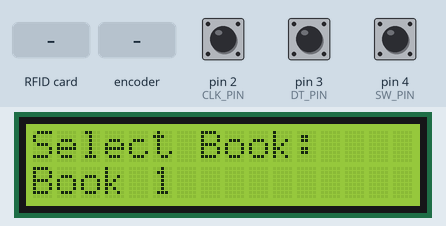
A sketch run on a simulated Arduino Uno, built with avr-gcc and run on an emulated ATmega328P. Parts: 16×2 character LCD. Inputs (shaded band) come from the test bench; at power-on: pin 4 (SW_PIN) HIGH, pin 2 (CLK_PIN) HIGH, pin 3 (DT_PIN) HIGH. What the sketch prints to the serial monitor is not drawn.

Above: at 1.3 s.
1.4 s: pin 4 (SW_PIN) pulled LOW for 0.15 s
At 3.6 s:
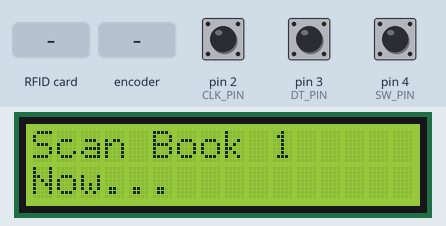
3.9 s: RFID card 00 AD A9 2B held to the reader
At 5.4 s:
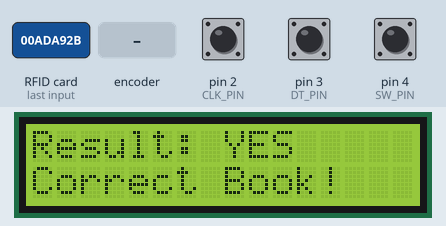
6.9 s: rotary encoder on pin 2 (CLK_PIN) / pin 3 (DT_PIN) turned 3 steps (first pin leading)
At 8.1 s:
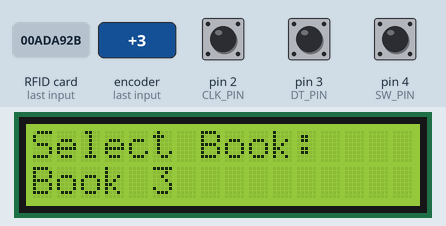
9.0 s: pin 4 (SW_PIN) pulled LOW for 1 s
At 9.4 s:
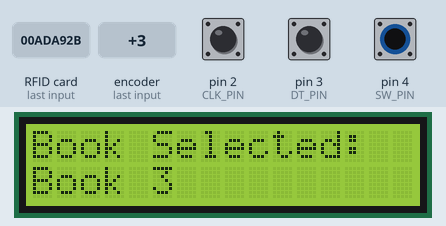
11.5 s: RFID card 30 E7 A8 2B held to the reader
At 12.2 s:
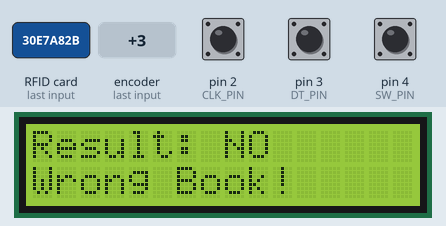
14.5 s: rotary encoder on pin 2 (CLK_PIN) / pin 3 (DT_PIN) turned 2 steps (second pin leading)
At 15.8 s:
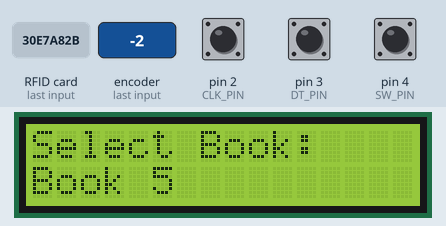
Timing chart, 0 to 17.4 s (numbered marks = the images above; inputs shaded):
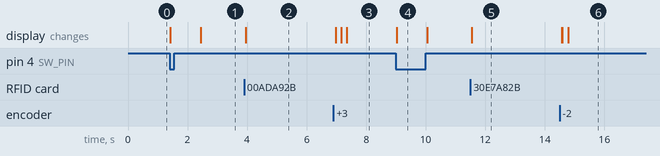

The sketch:

book_select.ino
```cpp
//Arduino Code - RFID Book Selector with Rotary Encoder and LCD

#include <SPI.h>
#include <MFRC522.h>
#include <Wire.h>
#include <LiquidCrystal_I2C.h>

// RFID Pins
#define SS_PIN 10
#define RST_PIN 7

// Rotary Encoder Pins
#define CLK_PIN 2
#define DT_PIN 3
#define SW_PIN 4

// RFID Instance
MFRC522 rfid(SS_PIN, RST_PIN);

// LCD Instance (Address 0x27 for 16x2 display, change to 0x3F if needed)
LiquidCrystal_I2C lcd(0x27, 16, 2);

// Define the RFID tags for each book
byte book1[] = {0x00, 0xAD, 0xA9, 0x2B};
byte book2[] = {0x30, 0xE7, 0xA8, 0x2B};
byte book3[] = {0xA0, 0x9D, 0xB5, 0x2B};
byte book4[] = {0x10, 0x2C, 0xAC, 0x2B};
byte book5[] = {0x90, 0xFA, 0xBA, 0x2B};
byte book6[] = {0xC9, 0x7D, 0x6A, 0x05};

// Rotary encoder variables
int currentStateCLK;
int lastStateCLK;
int selectedBook = 1; // Currently selected book (1-6)
int lockedBook = 0;   // Locked book selection (0 = not locked)
bool bookLocked = false;

// Button debounce variables
unsigned long lastButtonPress = 0;
const unsigned long debounceDelay = 200;

void setup() {
  Serial.begin(9600);

  // Initialize SPI and RFID
  SPI.begin();
  rfid.PCD_Init();

  // Initialize LCD
  lcd.init();
  lcd.backlight();

  // Initialize Rotary Encoder
  pinMode(CLK_PIN, INPUT);
  pinMode(DT_PIN, INPUT);
  pinMode(SW_PIN, INPUT_PULLUP);

  // Read the initial state of CLK
  lastStateCLK = digitalRead(CLK_PIN);

  // Display initial message
  lcd.setCursor(0, 0);
  lcd.print("Select Book:");
  lcd.setCursor(0, 1);
  lcd.print("Book ");
  lcd.print(selectedBook);

  Serial.println("RFID Book Scanner Ready!");
  Serial.println("Use rotary encoder to select a book, press button to lock.");
}

void loop() {
  // Check if book is not locked - allow selection
  if (!bookLocked) {
    handleRotaryEncoder();
    handleButtonPress();
  }
  // If book is locked - check for RFID scan
  else {
    checkRFID();
  }
}

void handleRotaryEncoder() {
  // Read the current state of CLK
  currentStateCLK = digitalRead(CLK_PIN);

  // If the state of CLK has changed
  if (currentStateCLK != lastStateCLK && currentStateCLK == 1) {
    // If DT state is different from CLK state - rotating clockwise
    if (digitalRead(DT_PIN) != currentStateCLK) {
      selectedBook++;
      if (selectedBook > 6) {
        selectedBook = 1; // Wrap around to 1
      }
    } else {
      // Rotating counter-clockwise
      selectedBook--;
      if (selectedBook < 1) {
        selectedBook = 6; // Wrap around to 6
      }
    }

    // Update LCD
    updateLCD();

    Serial.print("Selected Book: ");
    Serial.println(selectedBook);
  }

  // Save the last CLK state
  lastStateCLK = currentStateCLK;
}

void handleButtonPress() {
  // Read button state (active LOW with pull-up)
  int buttonState = digitalRead(SW_PIN);

  // Check if button is pressed and debounce
  if (buttonState == LOW && (millis() - lastButtonPress > debounceDelay)) {
    lastButtonPress = millis();

    // Lock the book selection
    lockedBook = selectedBook;
    bookLocked = true;

    // Update LCD
    lcd.clear();
    lcd.setCursor(0, 0);
    lcd.print("Book Selected:");
    lcd.setCursor(0, 1);
    lcd.print("Book ");
    lcd.print(lockedBook);

    Serial.print("Book Selected: Book ");
    Serial.println(lockedBook);
    Serial.println("Now scan the book...");

    delay(1000);

    // Display scanning message
    lcd.clear();
    lcd.setCursor(0, 0);
    lcd.print("Scan Book ");
    lcd.print(lockedBook);
    lcd.setCursor(0, 1);
    lcd.print("Now...");
  }
}

void checkRFID() {
  // Check for new card
  if (!rfid.PICC_IsNewCardPresent())
    return;

  // Verify if the card can be read
  if (!rfid.PICC_ReadCardSerial())
    return;

  Serial.print(F("RFID Tag UID:"));
  printHex(rfid.uid.uidByte, rfid.uid.size);
  Serial.println("");

  // Check if scanned book matches the selected book
  bool isCorrectBook = false;

  switch (lockedBook) {
    case 1:
      isCorrectBook = compareUID(rfid.uid.uidByte, book1, rfid.uid.size);
      break;
    case 2:
      isCorrectBook = compareUID(rfid.uid.uidByte, book2, rfid.uid.size);
      break;
    case 3:
      isCorrectBook = compareUID(rfid.uid.uidByte, book3, rfid.uid.size);
      break;
    case 4:
      isCorrectBook = compareUID(rfid.uid.uidByte, book4, rfid.uid.size);
      break;
    case 5:
      isCorrectBook = compareUID(rfid.uid.uidByte, book5, rfid.uid.size);
      break;
    case 6:
      isCorrectBook = compareUID(rfid.uid.uidByte, book6, rfid.uid.size);
      break;
  }

  // Display result
  lcd.clear();
  if (isCorrectBook) {
    lcd.setCursor(0, 0);
    lcd.print("Result: YES");
    lcd.setCursor(0, 1);
    lcd.print("Correct Book!");
    Serial.println("YES - Correct Book!");
  } else {
    lcd.setCursor(0, 0);
    lcd.print("Result: NO");
    lcd.setCursor(0, 1);
    lcd.print("Wrong Book!");
    Serial.println("NO - Wrong Book!");
  }

  delay(3000);

  // Reset for next selection
  bookLocked = false;
  lockedBook = 0;
  selectedBook = 1;

  lcd.clear();
  lcd.setCursor(0, 0);
  lcd.print("Select Book:");
  lcd.setCursor(0, 1);
  lcd.print("Book ");
  lcd.print(selectedBook);

  Serial.println("----------------------------");
  Serial.println("Select next book...");

  rfid.PICC_HaltA();
}

void updateLCD() {
  lcd.setCursor(0, 1);
  lcd.print("Book ");
  lcd.print(selectedBook);
  lcd.print("  "); // Clear any extra characters
}

// Function to compare two UID arrays
bool compareUID(byte *buffer1, byte *buffer2, byte bufferSize) {
  for (byte i = 0; i < bufferSize; i++) {
    if (buffer1[i] != buffer2[i]) {
      return false;
    }
  }
  return true;
}

// Routine to dump a byte array as hex values to Serial
void printHex(byte *buffer, byte bufferSize) {
  for (byte i = 0; i < bufferSize; i++) {
    Serial.print(buffer[i] < 0x10 ? " 0" : " ");
    Serial.print(buffer[i], HEX);
  }
}
```

Measured:
- after the input at 1.4 s, the display: first changes at once (image 1 shows a later state)
- after the input at 3.9 s, the display: changes after 0.05 s (image 2)
- after the input at 6.9 s, the display: first differs from a run without the input after 0.26 s (image 3 shows a later state)
- after the input at 9.0 s, the display: changes at once (image 4)
- after the input at 11.5 s, the display: changes after 0.05 s (image 5)
- after the input at 14.5 s, the display: first differs from a run without the input after 0.08 s (image 6 shows a later state)
